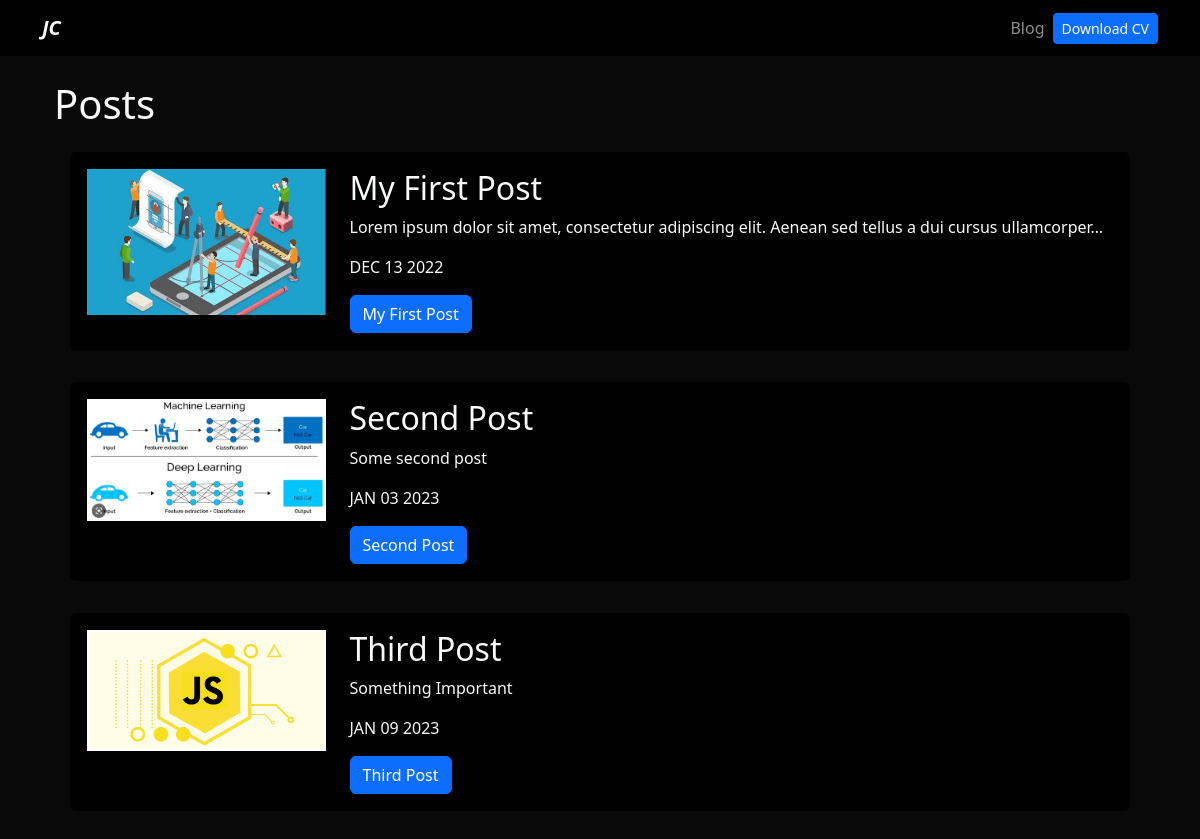
/blog/, run on an earlier commit of the app's database.
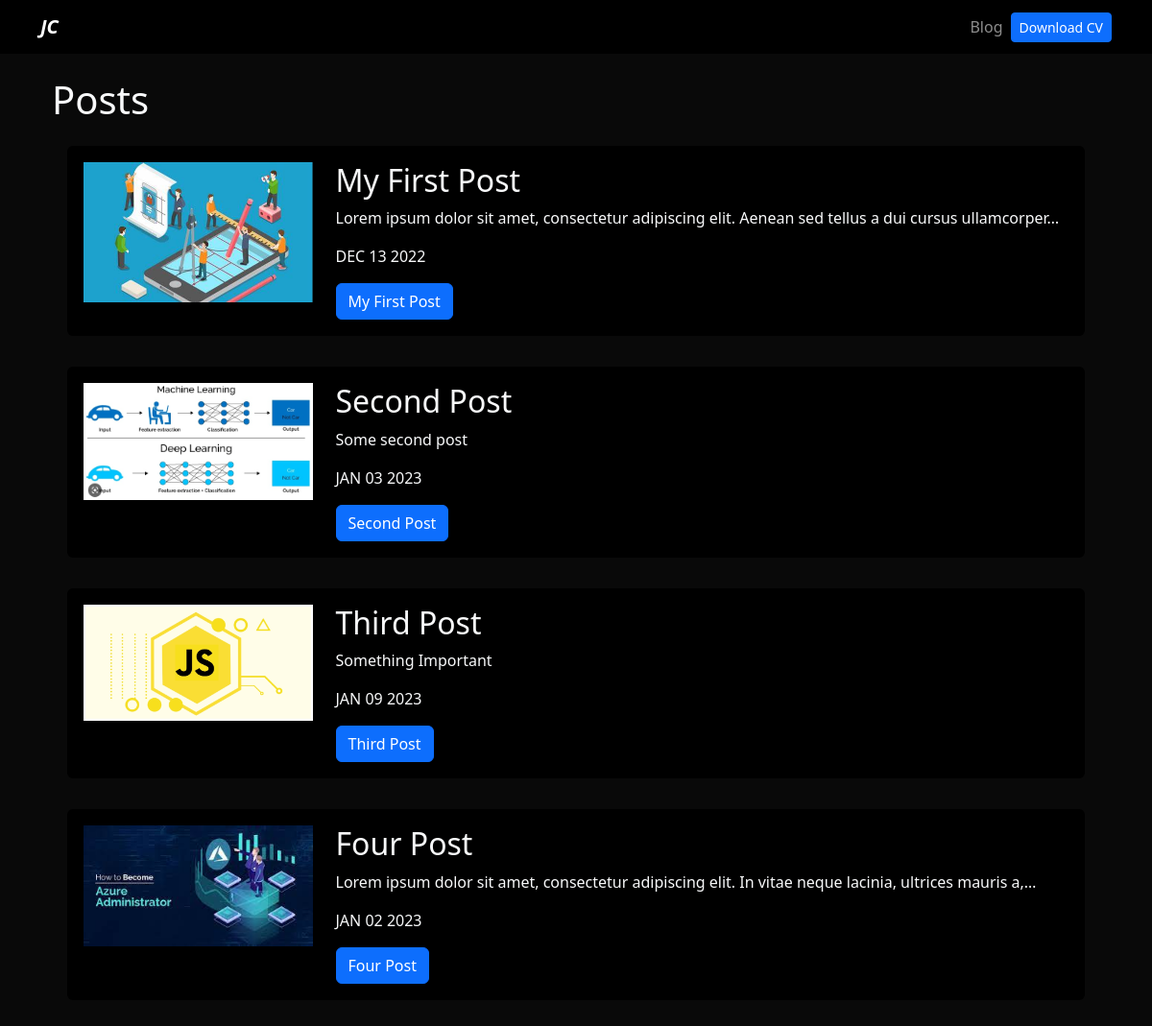
And on a later commit of the database.
### blog/models.py (models this page shows)
class Post(models.Model):
    title = models.CharField(max_length=100)
    description = models.TextField()
    image = models.ImageField(upload_to='blog/images')
    date = models.DateField(datetime.date.today)

### blog/views.py (the view)
# urls.py: path('', render_posts, name='posts'),
def render_posts(request):
    posts = Post.objects.all()
    return render(request, 'posts.html', {'posts': posts})

### blog/templates/posts.html
{% extends 'layout.html' %}
{% block content %}
<h1>Posts</h1>
{% for post in posts %}
<div class="p-3">
    <div class="card card-body bg-black">
        <div class="row">
            <div class="col-3">
                <img src="{{post.image.url}}" alt="{{post.title}}" class="img-fluid">
            </div>
            <div class="col-9">
                <h2>{{post.title}}</h2>
                <p>{{post.description|striptags|truncatechars:100}}</p>
                <p>{{post.date|date:'M d Y'|upper}}</p>
                <a href="{% url 'blog:post_detail' post.id %}" class="btn btn-primary">{{post.title}}</a>
            </div>
        </div>
    </div>
</div>
{% endfor %}
{% endblock %}

What changed in the data, as far as the page shows it:
added Post: image (picture), title "Four Post", description "Lorem ipsum dolor sit amet, consectetur adipiscing elit. In vitae neque lacinia, ultrices mauris a,…", date "JAN 02 2023"
